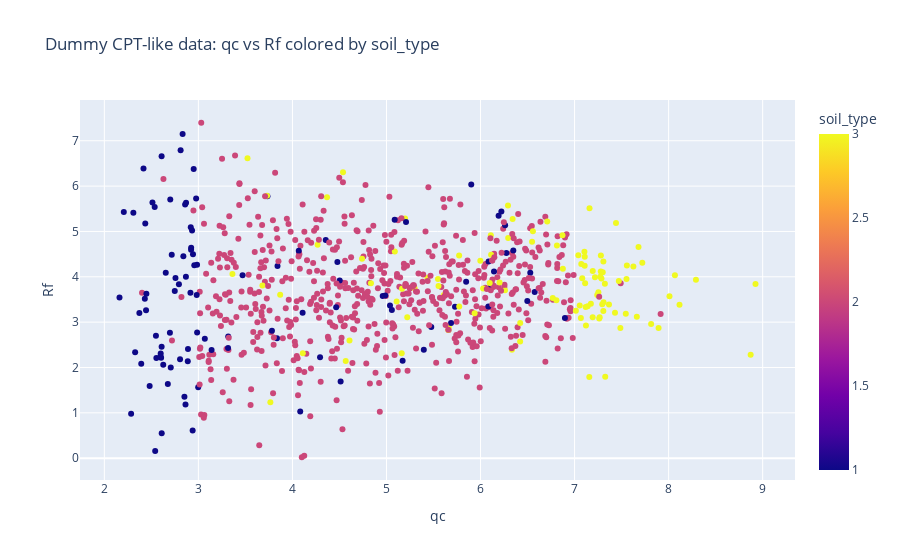
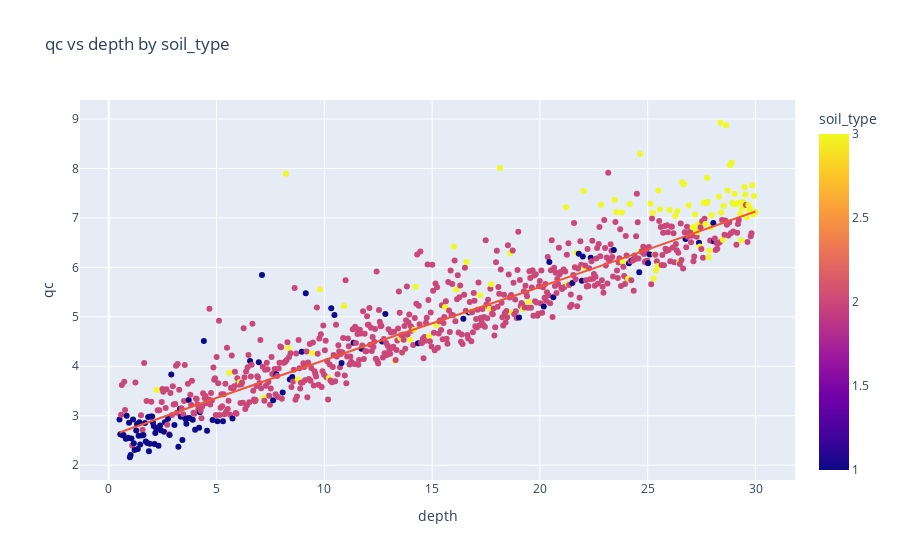

Notebook source saved alongside these figures, in order:
### Code cell
# Visualize relationships
fig = px.scatter(
    df_dummy,
    x="qc",
    y="Rf",
    color="soil_type",
    title="Dummy CPT-like data: qc vs Rf colored by soil_type",
)
fig.show()

fig2 = px.scatter(
    df_dummy,
    x="depth",
    y="qc",
    color="soil_type",
    title="qc vs depth by soil_type",
    trendline="lowess",
)
fig2.show()

### Figure 1 — Plotly figure (JSON) as saved in the notebook; plotly's stock layout.template omitted (floating-point values rounded to 4 significant figures; data arrays with more than 128 entries replaced by an {"elided": "..."} marker saying what was removed)
{"data": [{"hovertemplate": "qc=%{x}<br>Rf=%{y}<br>soil_type=%{marker.color}<extra></extra>", "legendgroup": "", "marker": {"color": {"elided": "800 int values"}, "coloraxis": "coloraxis", "symbol": "circle"}, "mode": "markers", "name": "", "orientation": "v", "showlegend": false, "type": "scatter", "x": {"elided": "800 float values"}, "xaxis": "x", "y": {"elided": "800 float values"}, "yaxis": "y"}], "layout": {"coloraxis": {"colorbar": {"title": {"text": "soil_type"}}, "colorscale": [[0, "#0d0887"], [0.1111, "#46039f"], [0.2222, "#7201a8"], [0.3333, "#9c179e"], [0.4444, "#bd3786"], [0.5556, "#d8576b"], [0.6667, "#ed7953"], [0.7778, "#fb9f3a"], [0.8889, "#fdca26"], [1, "#f0f921"]]}, "legend": {"tracegroupgap": 0}, "title": {"text": "Dummy CPT-like data: qc vs Rf colored by soil_type"}, "xaxis": {"anchor": "y", "domain": [0, 1], "title": {"text": "qc"}}, "yaxis": {"anchor": "x", "domain": [0, 1], "title": {"text": "Rf"}}}}

### Figure 2 — Plotly figure (JSON) as saved in the notebook; plotly's stock layout.template omitted (floating-point values rounded to 4 significant figures; data arrays with more than 128 entries replaced by an {"elided": "..."} marker saying what was removed)
{"data": [{"hovertemplate": "depth=%{x}<br>qc=%{y}<br>soil_type=%{marker.color}<extra></extra>", "legendgroup": "", "marker": {"color": {"elided": "800 int values"}, "coloraxis": "coloraxis", "symbol": "circle"}, "mode": "markers", "name": "", "orientation": "v", "showlegend": false, "type": "scatter", "x": {"elided": "800 float values"}, "xaxis": "x", "y": {"elided": "800 float values"}, "yaxis": "y"}, {"hovertemplate": "<b>LOWESS trendline</b><br><br>depth=%{x}<br>qc=%{y} <b>(trend)</b><extra></extra>", "legendgroup": "", "marker": {"symbol": "circle"}, "mode": "lines", "name": "", "showlegend": false, "type": "scatter", "x": {"elided": "800 float values"}, "xaxis": "x", "y": {"elided": "800 float values"}, "yaxis": "y"}], "layout": {"coloraxis": {"colorbar": {"title": {"text": "soil_type"}}, "colorscale": [[0, "#0d0887"], [0.1111, "#46039f"], [0.2222, "#7201a8"], [0.3333, "#9c179e"], [0.4444, "#bd3786"], [0.5556, "#d8576b"], [0.6667, "#ed7953"], [0.7778, "#fb9f3a"], [0.8889, "#fdca26"], [1, "#f0f921"]]}, "legend": {"tracegroupgap": 0}, "title": {"text": "qc vs depth by soil_type"}, "xaxis": {"anchor": "y", "domain": [0, 1], "title": {"text": "depth"}}, "yaxis": {"anchor": "x", "domain": [0, 1], "title": {"text": "qc"}}}}
